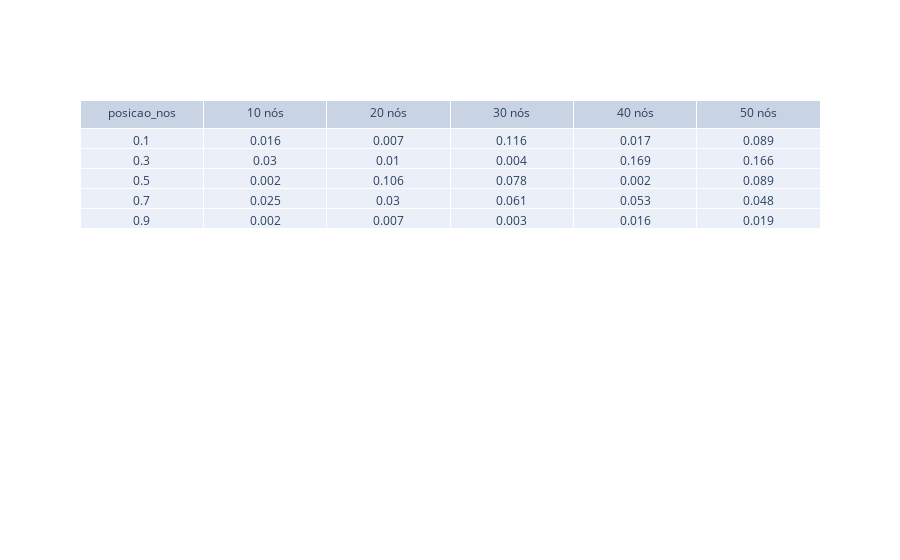

The code cell stored with this chart in its notebook:
### Markdown cell above
# O primeiro valor diferente de 0 da moda

### Code cell
c = 0
print(f"seed {seeds[c]}")
m = moda_diferent0[c*5*5:5*5*(c+1),:]
fig = go.Figure(data=[go.Table(header=dict(values=['posicao_nos','10 nós', '20 nós', '30 nós', '40 nós', '50 nós']),
                 cells=dict(values=np.vstack([posicao_nos,np.round(m[:, -1].reshape(5,5), decimals=3) ])))])
fig.show()

### Figure 1 — Plotly figure (JSON) as saved in the notebook; plotly's stock layout.template omitted (floating-point values rounded to 4 significant figures)
{"data": [{"cells": {"values": [[0.1, 0.3, 0.5, 0.7, 0.9], [0.016, 0.03, 0.002, 0.025, 0.002], [0.007, 0.01, 0.106, 0.03, 0.007], [0.116, 0.004, 0.078, 0.061, 0.003], [0.017, 0.169, 0.002, 0.053, 0.016], [0.089, 0.166, 0.089, 0.048, 0.019]]}, "header": {"values": ["posicao_nos", "10 nós", "20 nós", "30 nós", "40 nós", "50 nós"]}, "type": "table"}], "layout": {}}
